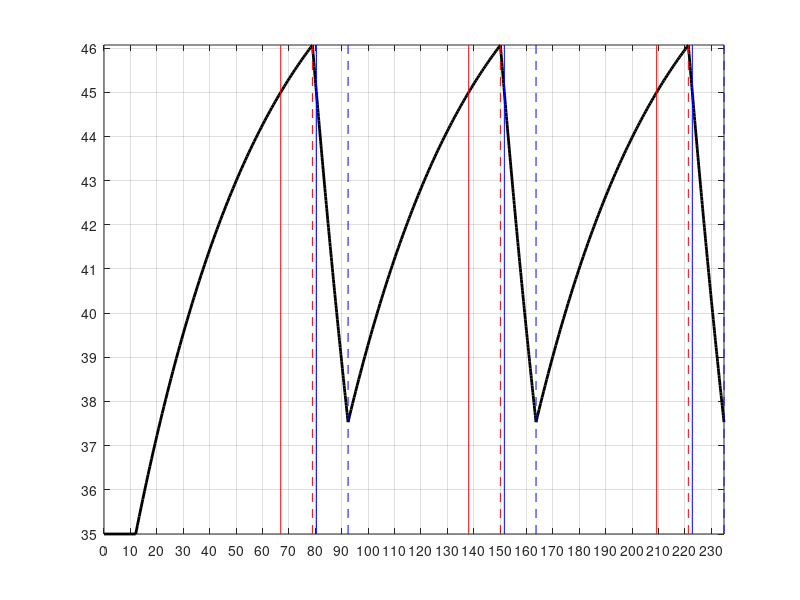

MATLAB code for this plot:
% script RR_temp_controlled_bath
% This code performs some calculations related to a temperature-controlled bath,
% with a convective delay of d seconds between the valve and the faucet where the
% water enters the bath.
%% Renaissance Repository, https://github.com/tbewley/RR (Renaissance Robotics, Chapter 10)
%% Copyright 2025 by Thomas Bewley, published under BSD 3-Clause License.

clear; close all
T0=35; T1=45; Tmax=50; Tmin=10; a0=.02, d=12

disp('first calculate the analysical solution for a simple control rule with')
disp('u(t)=Tmax if y(t)<T(t), u(t)=T(t) if y(t)=T(t), u(t)=Tmin if y(t)>T(t)')
t0_=[0 d]; y0_=[T0 T0];
T=y0_(end); t(1)=     d+(-log((T1-Tmax)/(T-Tmax)))/a0; t1_=[     d: t(1)      /100:t(1)+d]; y1_=Tmax+(T-Tmax)*exp(-a0*(t1_-      d ));
T=y1_(end); t(2)=t(1)+d+(-log((T1-Tmin)/(T-Tmin)))/a0; t2_=[t(1)+d:(t(2)-t(1))/100:t(2)+d]; y2_=Tmin+(T-Tmin)*exp(-a0*(t2_-(t(1)+d)));
T=y2_(end); t(3)=t(2)+d+(-log((T1-Tmax)/(T-Tmax)))/a0; t3_=[t(2)+d:(t(3)-t(2))/100:t(3)+d]; y3_=Tmax+(T-Tmax)*exp(-a0*(t3_-(t(2)+d)));
T=y3_(end); t(4)=t(3)+d+(-log((T1-Tmin)/(T-Tmin)))/a0; t4_=[t(3)+d:(t(4)-t(3))/100:t(4)+d]; y4_=Tmin+(T-Tmin)*exp(-a0*(t4_-(t(3)+d)));
T=y4_(end); t(5)=t(4)+d+(-log((T1-Tmax)/(T-Tmax)))/a0; t5_=[t(4)+d:(t(5)-t(4))/100:t(5)+d]; y5_=Tmax+(T-Tmax)*exp(-a0*(t5_-(t(4)+d)));
T=y5_(end); t(6)=t(5)+d+(-log((T1-Tmin)/(T-Tmin)))/a0; t6_=[t(5)+d:(t(6)-t(5))/100:t(6)+d]; y6_=Tmin+(T-Tmin)*exp(-a0*(t6_-(t(5)+d)));
t_=[t0_ t1_ t2_ t3_ t4_ t5_ t6_]; y_=[y0_ y1_ y2_ y3_ y4_ y5_ y6_];
figure(1), plot(t_,y_,'k-','linewidth',2), hold on, axis tight
T=t_(end); yticks([35:1:46]); xticks([0:10:T]), grid
for i=1:2:5,
	plot([t(i  )   t(i  )  ],[35 46.07],'r-');
	plot([t(i  )+d t(i  )+d],[35 46.07],'r--');
    plot([t(i+1)   t(i+1)  ],[35 46.07],'b-');
    plot([t(i+1)+d t(i+1)+d],[35 46.07],'b--');
end, hold off


